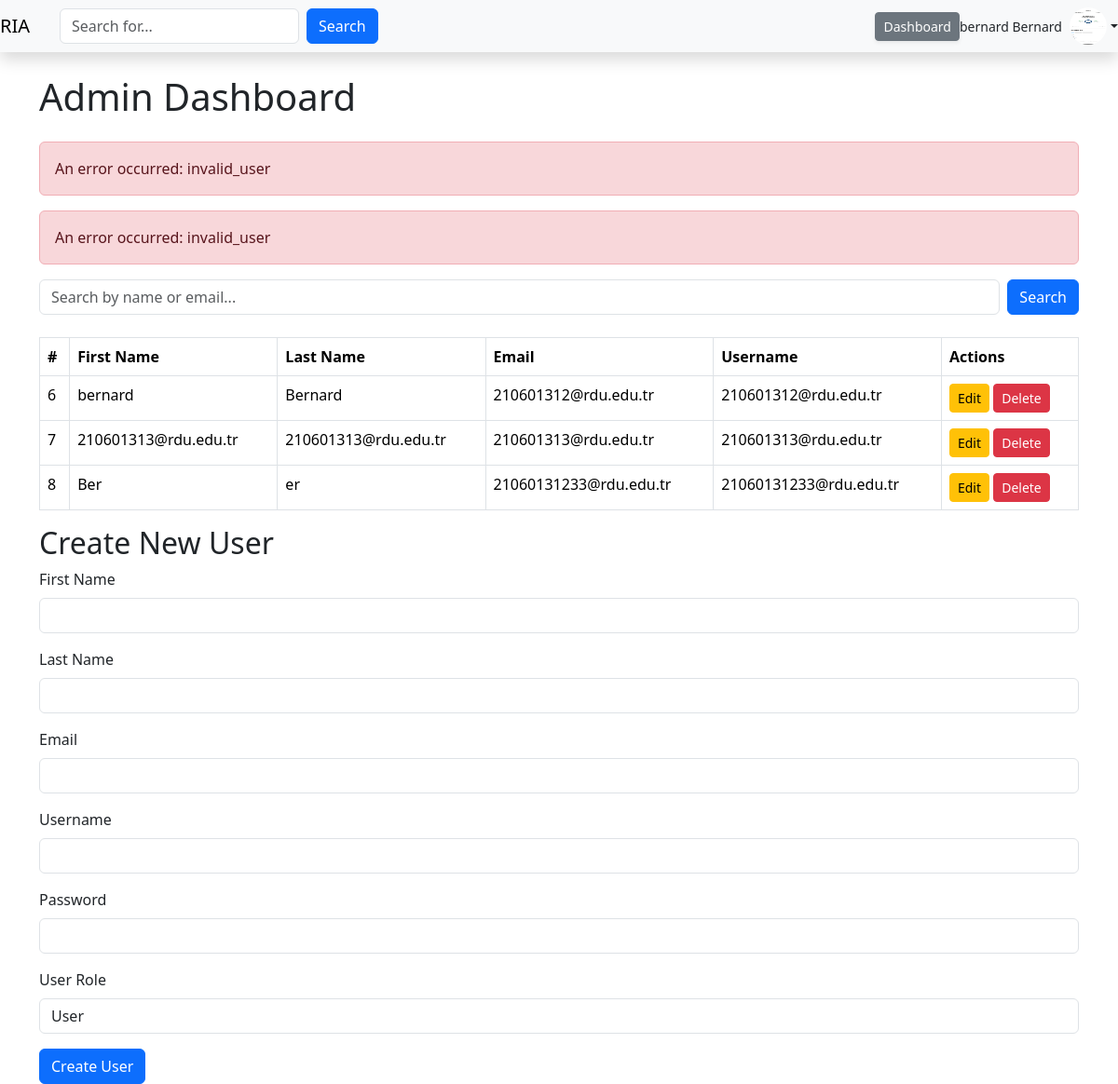
The page /admin/manage_user.php?error=invalid_user (signed in) on the database its author committed.
### tables this page shows
CREATE TABLE `users` (
  `id` int(11) NOT NULL,
  `username` varchar(50) NOT NULL,
  `password` varchar(255) NOT NULL,
  `role` enum('admin','user') NOT NULL,
  `created_at` timestamp NOT NULL DEFAULT current_timestamp(),
  `firstname` varchar(50) NOT NULL,
  `lastname` varchar(50) NOT NULL,
  `email` varchar(100) NOT NULL,
  `profile_picture` varchar(255) DEFAULT NULL
);

### admin/manage_user.php (the view, shortened to what this page needs)
<?php
include '../includes/db.php';
$search = isset($_GET['search']) ? htmlspecialchars($_GET['search']) : '';
$query = $search
    ? "SELECT * FROM users WHERE firstname LIKE ? OR lastname LIKE ? OR email LIKE ?"
    : "SELECT * FROM users";
$stmt = $conn->prepare($query);
$stmt->execute();
$result = $stmt->get_result();
?>
<!DOCTYPE html>
<html lang="en">
<head>
    <link href="https://cdn.jsdelivr.net/npm/bootstrap@5.3.1/dist/css/bootstrap.min.css" rel="stylesheet">
</head>
<body>
    <?php include '../header.php'?>
<div class="container mt-4">
    <h1 class="mb-4">Admin Dashboard</h1>
    <?php if (isset($_GET['success'])): ?>
    <div class="alert alert-success">User updated successfully.</div>
    <?php elseif (isset($_GET['error'])): ?>
        <div class="alert alert-danger">An error occurred: <?php echo htmlspecialchars($_GET['error']); ?></div>
    <?php endif; ?>
    <?php if (isset($_GET['created'])&&$_GET['created']=='success'): ?>
    <div class="alert alert-success">User created successfully.</div>
    <?php elseif (isset($_GET['error'])): ?>
        <div class="alert alert-danger">An error occurred: <?php echo htmlspecialchars($_GET['error']); ?></div>
    <?php endif; ?>
    <form method="GET" action="" class="d-flex mb-4">
        <input type="text" class="form-control me-2" name="search" value="<?php echo $search; ?>" placeholder="Search by name or email...">
        <button type="submit" class="btn btn-primary">Search</button>
    </form>
    <table class="table table-bordered">
        <thead>
            <tr>
                <th>#</th>
                <th>First Name</th>
                <th>Last Name</th>
                <th>Email</th>
                <th>Username</th>
                <th>Actions</th>
            </tr>
        </thead>
        <tbody>
        <?php while ($user = $result->fetch_assoc()): ?>
            <tr>
                <td><?php echo $user['id']; ?></td>
                <td><?php echo $user['firstname']; ?></td>
                <td><?php echo $user['lastname']; ?></td>
                <td><?php echo $user['email']; ?></td>
                <td><?php echo $user['username']; ?></td>
                <td>
                    <a href="edit_user.php?id=<?php echo $user['id']; ?>" class="btn btn-warning btn-sm">Edit</a>
                    <a href="?delete=<?php echo $user['id']; ?>" onclick="return confirm('Are you sure you want to delete this user?')" class="btn btn-danger btn-sm">Delete</a>
                </td>
            </tr>
        <?php endwhile; ?>
        </tbody>
    </table>
    <h2>Create New User</h2>
    <form method="POST" action="create_user.php">
        <div class="mb-3">
            <label for="firstname" class="form-label">First Name</label>
            <input type="text" class="form-control" id="firstname" name="firstname" required>
        </div>
        <div class="mb-3">
            <label for="lastname" class="form-label">Last Name</label>
            <input type="text" class="form-control" id="lastname" name="lastname" required>
        </div>
        <div class="mb-3">
            <label for="email" class="form-label">Email</label>
            <input type="email" class="form-control" id="email" name="email" required>
        </div>
        <div class="mb-3">
            <label for="username" class="form-label">Username</label>
            <input type="text" class="form-control" id="username" name="username" required>
        </div>
        <div class="mb-3">
            <label for="password" class="form-label">Password</label>
            <input type="password" class="form-control" id="password" name="password" required>
        </div>
        <div class="mb-3">
            <label for="role" class="form-label">User Role</label>
            <select class="form-control" id="role" name="role" required>
                <option value="user">User</option>
            </select>
        </div>
        <button type="submit" class="btn btn-primary">Create User</button>
    </form>
</div>
</body>
</html>

### header.php (shortened to what this page needs)
<?php
$query1 = "SELECT firstname, lastname, email, profile_picture FROM users WHERE id = ?";
$stmt1 = $conn->prepare($query1);
$stmt1->bind_param("i", $_SESSION['user_id']);
$stmt1->execute();
$result1 = $stmt1->get_result();
$user1 = $result1->fetch_assoc();
?>
<nav class="navbar navbar-expand-lg navbar-light bg-light shadow mb-4">
    <a class="navbar-brand" href="http://localhost/ria">RIA
    </a>
    <?php if(isset($_SESSION['user_id'])):?>
    <div class="collapse navbar-collapse" id="navbarContent">
      <form class="d-flex me-auto ms-3 position-relative" id="searchForm">
    <input
        class="form-control me-2"
        type="search"
        id="searchInput"
        placeholder="Search for..."
        aria-label="Search"
        autocomplete="off">
    <button class="btn btn-primary" type="submit">Search</button>
    </form>
                    <a href="http://localhost/ria/<?php echo ($_SESSION['role'] == 'admin' ? 'admin' : 'user'); ?>/dashboard.php" class="d-none d-sm-inline-block btn btn-sm btn-secondary shadow-sm"
                      style="padding-rigth:7px;"
                    >Dashboard</a>
                    </div>
      <div class="dropdown">
        <a class="nav-link dropdown-toggle d-flex align-items-center" href="#" role="button" id="profileDropdown" data-bs-toggle="dropdown" aria-expanded="false">
          <span class="d-none d-lg-inline text-gray-600 small me-2">
            <?php
                echo $_SESSION['firstname'].' '.$_SESSION['lastname']
                ?>
          </span>
          <img src="<?php echo ($user1['profile_picture'] == NULL ?
            'http://localhost/ria/utilities/img/undraw_profile.svg' :
            'http://localhost/ria/utilities/uploads/' . $user1['profile_picture']); ?>"
            alt="Profile"
            class="rounded-circle"
            width="40"
            height="40">
        </a>
      </div>
    <?php endif?>
</nav>

### rows shown on the page
users: profile_picture (picture), id "6", firstname "bernard", lastname "Bernard", email "210601312@rdu.edu.tr", username "210601312@rdu.edu.tr"
users: id "7", firstname "210601313@rdu.edu.tr", lastname "210601313@rdu.edu.tr", email "210601313@rdu.edu.tr", username "210601313@rdu.edu.tr"
users: id "8", firstname "Ber", lastname "er", email "21060131233@rdu.edu.tr", username "21060131233@rdu.edu.tr"

### other values the page prints
$_SESSION['firstname'] "bernard"
$_SESSION['lastname'] "Bernard"
$_GET['error'] "invalid_user"
